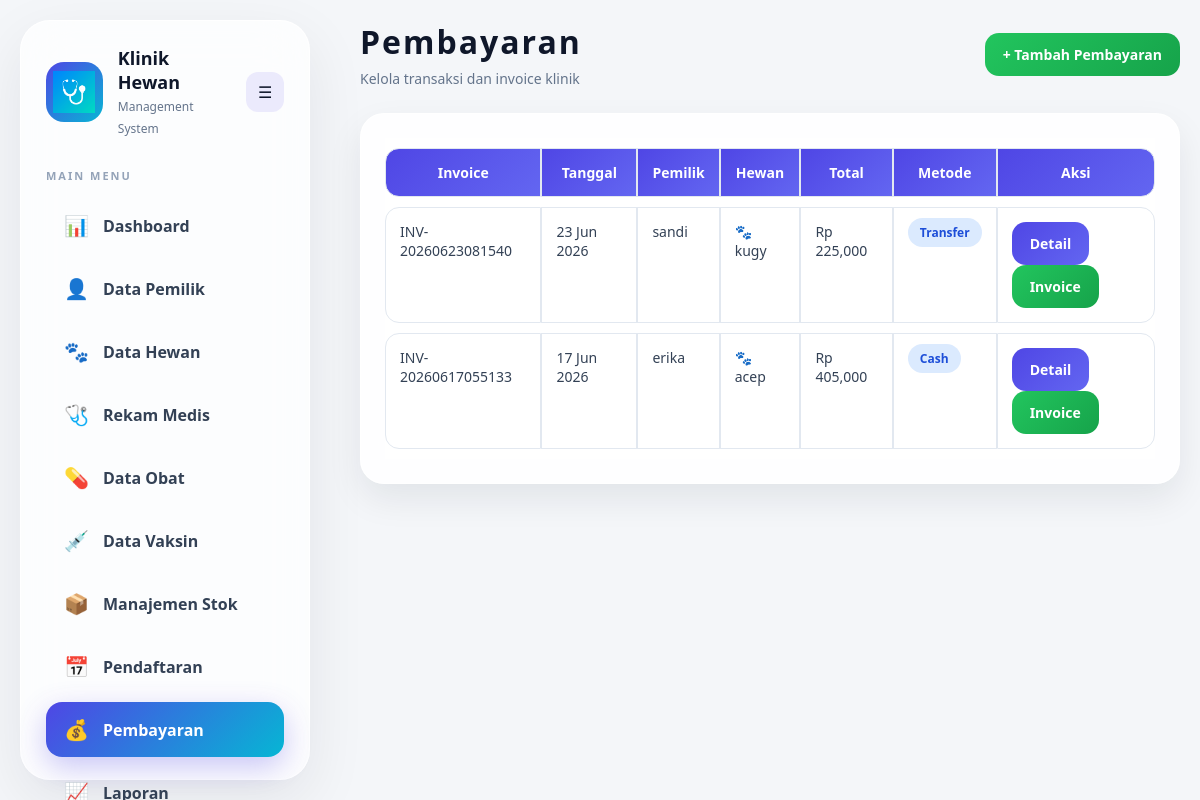
The page /pembayaran/pembayaran.php (signed in) on the database as committed earlier.
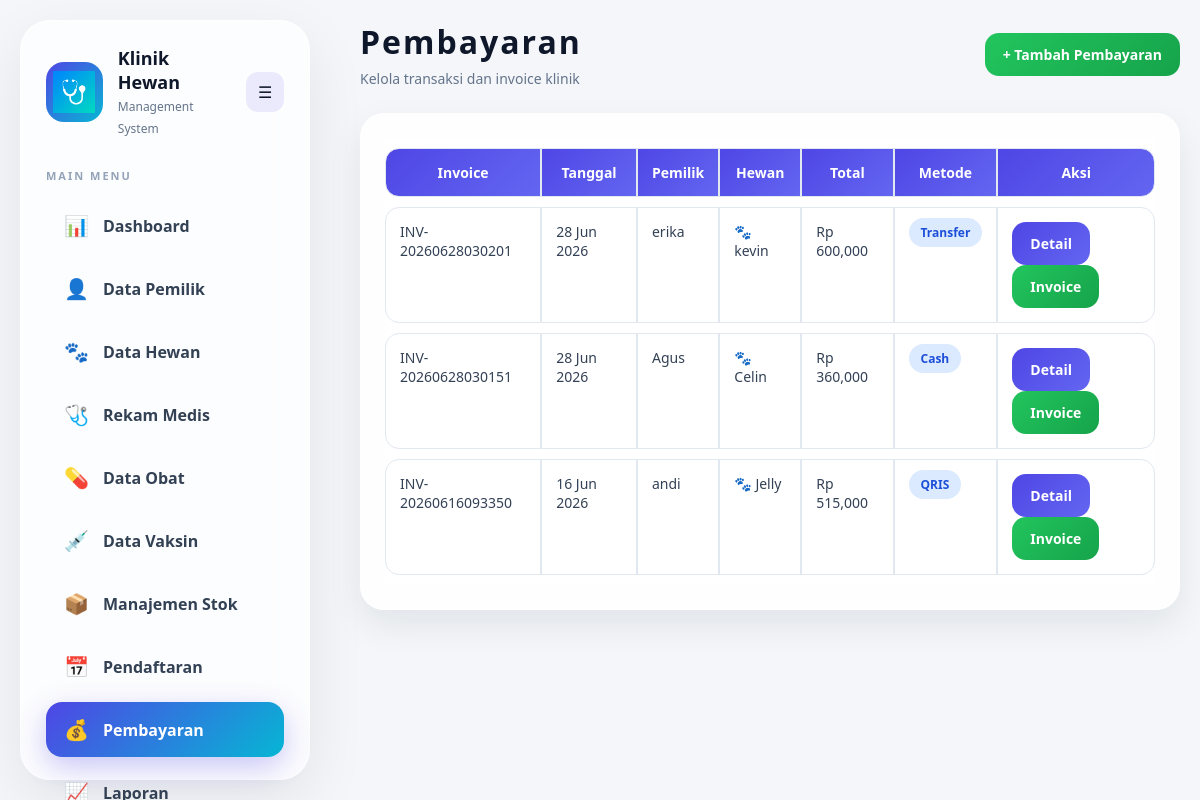
The same page on the database as committed later.
### tables this page shows
CREATE TABLE `pembayaran` (
  `id_pembayaran` int NOT NULL,
  `invoice` varchar(50) DEFAULT NULL,
  `id_kunjungan` int DEFAULT NULL,
  `total` decimal(12,2) DEFAULT NULL,
  `metode` enum('Cash','Transfer','QRIS') DEFAULT NULL,
  `tanggal_bayar` date DEFAULT NULL,
  `created_at` timestamp NULL DEFAULT CURRENT_TIMESTAMP
);

CREATE TABLE `pemilik` (
  `id_pemilik` int NOT NULL,
  `nama` varchar(100) DEFAULT NULL,
  `no_hp` varchar(20) DEFAULT NULL,
  `email` varchar(100) DEFAULT NULL,
  `alamat` text,
  `tanggal_registrasi` date DEFAULT NULL,
  `created_at` timestamp NULL DEFAULT CURRENT_TIMESTAMP
);

CREATE TABLE `hewan` (
  `id_hewan` int NOT NULL,
  `id_pemilik` int DEFAULT NULL,
  `foto` varchar(255) DEFAULT NULL,
  `nama_hewan` varchar(100) DEFAULT NULL,
  `jenis` varchar(50) DEFAULT NULL,
  `ras` varchar(100) DEFAULT NULL,
  `tanggal_lahir` date DEFAULT NULL,
  `berat` decimal(5,2) DEFAULT NULL,
  `warna` varchar(50) DEFAULT NULL,
  `jenis_kelamin` enum('Jantan','Betina') DEFAULT NULL,
  `alergi` text,
  `status_vaksin` varchar(50) DEFAULT NULL,
  `created_at` timestamp NULL DEFAULT CURRENT_TIMESTAMP
);

### pembayaran/pembayaran.php (the view, shortened to what this page needs)
<?php
include "../config/database.php";
$query = mysqli_query(
$conn,
"SELECT
pb.id_pembayaran,
pb.invoice,
pb.total,
pb.metode,
pb.created_at,
h.nama_hewan,
p.nama AS pemilik
FROM pembayaran pb
JOIN kunjungan k
ON pb.id_kunjungan = k.id_kunjungan
JOIN hewan h
ON k.id_hewan = h.id_hewan
JOIN pemilik p
ON h.id_pemilik = p.id_pemilik
ORDER BY pb.id_pembayaran DESC"
);
?>
<!DOCTYPE html>
<html>
<head>
<link rel="stylesheet" href="../assets/css/global.css">
<link rel="stylesheet" href="../assets/css/sidebar.css">
<link rel="stylesheet" href="../assets/css/header.css">
<link rel="stylesheet" href="../assets/css/pembayaran.css">
</head>
<body>
<?php include "../includes/sidebar.php"; ?>
<div class="main-content">
<div class="page-header">
    <div>
        <h1>Pembayaran</h1>
        <p>
            Kelola transaksi dan invoice klinik
        </p>
    </div>
    <button
    id="openAddModal"
    class="btn btn-success">
        + Tambah Pembayaran
    </button>
</div>
<div class="content-card">
    <table class="table">
        <thead>
            <tr>
                <th>Invoice</th>
                <th>Tanggal</th>
                <th>Pemilik</th>
                <th>Hewan</th>
                <th>Total</th>
                <th>Metode</th>
                <th>Aksi</th>
            </tr>
        </thead>
        <tbody>
        <?php while($row=mysqli_fetch_assoc($query)){ ?>
        <tr>
            <td>
                <?= $row['invoice']; ?>
            </td>
            <td>
                <?= date('d M Y',strtotime($row['created_at'])); ?>
            </td>
            <td>
                <?= $row['pemilik']; ?>
            </td>
            <td>
                🐾 <?= $row['nama_hewan']; ?>
            </td>
            <td>
                Rp <?= number_format($row['total']); ?>
            </td>
            <td>
                <span class="badge-primary">
                    <?= $row['metode']; ?>
                </span>
            </td>
            <td>
                <button
                class="btn btn-primary btn-detail"
                data-id="<?= $row['id_pembayaran']; ?>">
                    Detail
                </button>
                <a
                href="cetak_invoice.php?id=<?= $row['id_pembayaran']; ?>"
                target="_blank"
                class="btn btn-success">
                    Invoice
                </a>
            </td>
        </tr>
        <?php } ?>
        </tbody>
    </table>
</div>
</body>
</html>

Rows that differ between the two databases and show on the page:
removed pembayaran: invoice "INV-20260623081540", created_at "23 Jun 2026", pemilik.nama "sandi", hewan.nama_hewan "kugy", total "225,000", metode "Transfer"
removed pembayaran: invoice "INV-20260617055133", created_at "17 Jun 2026", pemilik.nama "erika", hewan.nama_hewan "acep", total "405,000", metode "Cash"
added pembayaran: invoice "INV-20260628030201", created_at "28 Jun 2026", pemilik.nama "erika", hewan.nama_hewan "kevin", total "600,000", metode "Transfer"
added pembayaran: invoice "INV-20260628030151", created_at "28 Jun 2026", pemilik.nama "Agus", hewan.nama_hewan "Celin", total "360,000", metode "Cash"
added pembayaran: invoice "INV-20260616093350", created_at "16 Jun 2026", pemilik.nama "andi", hewan.nama_hewan "Jelly", total "515,000", metode "QRIS"
